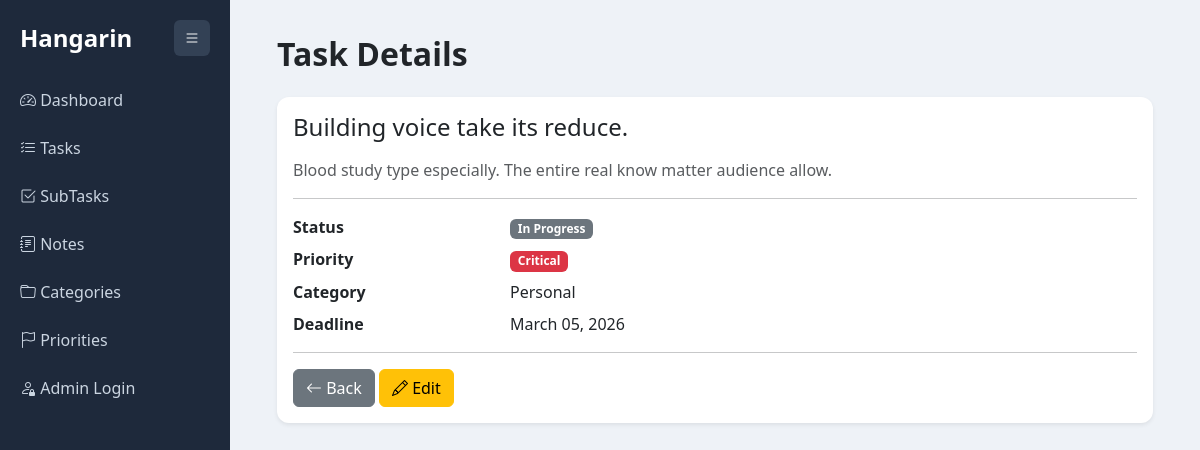
The app's page /task/19/, older data.
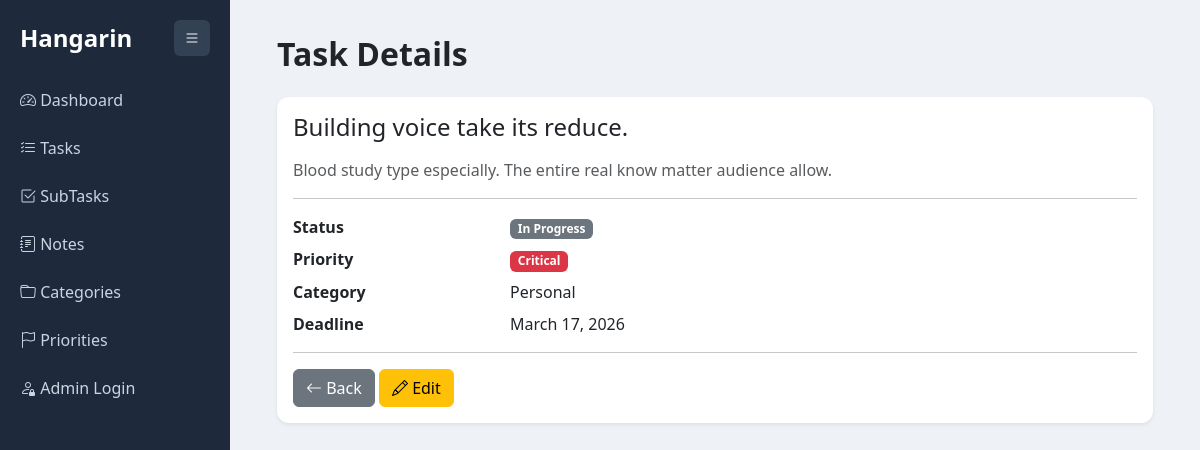
The same page, newer data.
### planner/models.py (models this page shows, shortened)
class BaseModel(models.Model):
    created_at = models.DateTimeField(auto_now_add=True)
    updated_at = models.DateTimeField(auto_now=True)
    class Meta:
        abstract = True

class Task(BaseModel):
    STATUS_CHOICES = [
        ("Pending", "Pending"),
        ("In Progress", "In Progress"),
        ("Completed", "Completed"),
    ]
    title = models.CharField(max_length=255)
    description = models.TextField()
    deadline = models.DateTimeField()
    status = models.CharField(
        max_length=50,
        choices=STATUS_CHOICES,
        default="Pending"
    )
    category = models.ForeignKey(Category, on_delete=models.CASCADE)
    priority = models.ForeignKey(Priority, on_delete=models.CASCADE)

class Priority(models.Model):
    name = models.CharField(max_length=100)
    class Meta:
        verbose_name = "Priority"
        verbose_name_plural = "Priorities"
    def __str__(self):
        return self.name

class Category(models.Model):
    name = models.CharField(max_length=100)
    class Meta:
        verbose_name = "Category"
        verbose_name_plural = "Categories"
    def __str__(self):
        return self.name

### planner/views.py (the view)
# urls.py: path('task/<int:pk>/', views.task_view, name='task_view'),
def task_view(request, pk):
    task = get_object_or_404(Task, pk=pk)
    return render(request, "task_view.html", {"task": task})

### templates/task_view.html
{% extends "base.html" %}
{% block content %}
<div class="container">
<h2 class="mb-4 fw-semibold">Task Details</h2>
<div class="card shadow-sm">
<div class="card-body">
<h4 class="mb-3">{{ task.title }}</h4>
<p class="text-muted">
{{ task.description }}
</p>
<hr>
<div class="row mb-2">
<div class="col-md-3 fw-semibold">
Status
</div>
<div class="col-md-9">
<span class="badge bg-secondary">
{{ task.status }}
</span>
</div>
</div>
<div class="row mb-2">
<div class="col-md-3 fw-semibold">
Priority
</div>
<div class="col-md-9">
<span class="badge bg-danger">
{{ task.priority }}
</span>
</div>
</div>
<div class="row mb-2">
<div class="col-md-3 fw-semibold">
Category
</div>
<div class="col-md-9">
{{ task.category }}
</div>
</div>
<div class="row mb-2">
<div class="col-md-3 fw-semibold">
Deadline
</div>
<div class="col-md-9">
{{ task.deadline|date:"F d, Y" }}
</div>
</div>
<hr>
<div class="mt-3">
<a href="{% url 'task_list' %}" class="btn btn-secondary">
<i class="bi bi-arrow-left"></i> Back
</a>
<a href="{% url 'task_update' task.id %}" class="btn btn-warning">
<i class="bi bi-pencil"></i> Edit
</a>
</div>
</div>
</div>
</div>
{% endblock %}

Row changes from the older to the newer data that the page shows:
changed Task "Building voice take its reduce.": deadline "March 05, 2026" → "March 17, 2026"
